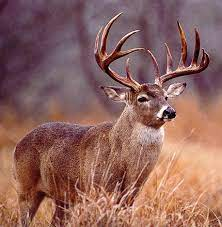
#> input picture dataset/train/buck/download-1.jpg, 222 x 227 px, found by its file name
$ jupyter execute --allow-errors _4_Ethan_Lewin_Copy_of_Hahn_Stats_2023_Lab_4.ipynb
#> lines starting #> are read from the running program, lines starting #| are printed output that depends on the picture
<a href="https://colab.research.google.com/github/elewin2022/Data_Sci/blob/main/_4_Ethan_Lewin_Copy_of_Hahn_Stats_2023_Lab_4.ipynb" target="_parent"></a>

# Stats Notebook Lab #4

[cell 1]
import numpy as np #importing numpy and matplotlib
import matplotlib.pyplot as plt

[cell 2]
x = np.array([1,2,3,4]) #scores, numbers, data, learn to make an average formula

[cell 3]
# population

[cell 4]
np.sum(x)

[cell 5]
x.shape[0]

[cell 6]
np.sum(x)/x.shape[0]

[cell 7]
def mean(x): #define new verbs / function to average these MEAN
    return np.sum(x)/x.shape[0] #add things up and divide by how many things we have, x is the vector for a set of numbers, np.sum adds up that vector, and then we use shape will give us how many numbers we have in our list [0]

[cell 8]
mean(x)

[cell 9]
x

[cell 10]
x - mean(x)

[cell 11]
(x - mean(x))**2

#> (a cell that did not finish here is left out)

[cell 13]
def std(x): #STANDARD DEVIATION, square root of that, standard deviation is the squar
    return np.sqrt(var(x)) #then we want to find the average of that, take square root to make sure measurements all come out the same

[cell 14]
mean(x) #average

#> (a cell that did not finish here is left out)

#> (a cell that did not finish here is left out)

### Random Number Generator

$y=mx+b$

[cell 17]
m = 75                 # multiplier #going to spit out numbers that are unpredictable, going to make them one at a time, create a recipe that makes numbers coming out very unpredictable, m and b for y=mx+b
b = 74                 # increment
n = 65537              # modulus

[cell 18]
x = 58      # seed value #starting location, first guess of first random number

[cell 19]
X = np.zeros(50000,) #want to store them in list, new array of all zeros and call that capital X

[cell 20]
x = (m * x + b) % n #take input x and multiple it by m, add b, and divide and by n and keep remiander, the percent symbol is a math operator, does division but only keeps remainder, plug in 123456 and run next line and it's going to mix it in

#> (a cell that did not finish here is left out)

[cell 22]
X

[cell 23]
X /= np.max(X) #we've made a machine, pick a number any number between 0-1 like a fare carnival game

[cell 24]
plt.plot(X[:100],'.') #run plot, see dots scattered around, not obvious, vertical scale of graph goes from 0-1, when we divide by the max greatest number is 1, Capital X[], if change to 100 you will see lots of dots all over

#> (a cell that did not finish here is left out)

#> (a cell that did not finish here is left out)

[cell 27]
X #just to see what random numbers look like, homemade equation that made us random numbers, start with 123456 and then starts making random numbers

[cell 28]
X #just to see what random numbers look like, homemade equation that made us random numbers, start with 123456 and then starts making random numbers

[cell 29]
X #just to see what random numbers look like, homemade equation that made us random numbers, start with 123456 and then starts making random numbers

### Random Numbers

[cell 30]
X = np.random.random(50000,)

[cell 31]
X

[cell 32]
plt.hist(X,100);
#> figure, not shown here; tallest bar 550 high, from x = 0.77 to 0.78

[cell 33]
np.random.random()

[cell 34]
r = np.random.random()

[cell 35]
r

[cell 36]
r = np.random.randint(1,10)

[cell 37]
r

[cell 38]
r = np.random.randint(0,3,size=(1)) #random integer number generator, tool that will give us a random integer (rock paper scizzors game)

[cell 39]
r[0]

[cell 40]
game = ['rock', 'paper', 'scissors']

[cell 41]
game[r[0]]

[cell 42]
p1 = np.random.randint(0,3,size=(1))[0]
p2 = np.random.randint(0,3,size=(1))[0]

[cell 43]
p1,p2

[cell 44]
p1 = np.random.randint(0,3,size=(1))[0]
p2 = np.random.randint(0,3,size=(1))[0]
game[p1],game[p2]

[cell 45]
import numpy as np

[cell 46]
np.random.randn()

[cell 47]
numbers  = np.random.randn(2,4)

[cell 48]
numbers.shape

[cell 49]
numbers = numbers.reshape(-1)

[cell 50]
numbers.shape

[cell 51]
# numbers= np.array([1,2,2,3,3,3,4,4,4,4])

[cell 52]
numbers = np.random.randn(100000,)

[cell 53]
numbers.shape

[cell 54]
plt.hist(numbers,100);
#> figure, not shown here; tallest bar 3396 high, from x = -0.0354 to 0.0489

[cell 55]
numbers = np.random.rand(1000000,)

[cell 56]
plt.hist(numbers,100);
#> figure, not shown here; tallest bar 10269 high, from x = 0.38 to 0.39

[cell 57]
np.random.seed(12345)
data = np.random.randn(2, 100) #this gives a random distribution of numbers

plt.figure(1, figsize=(9, 9))


plt.subplot(2,2,1)
plt.hist(data[0])

plt.subplot(2,2,2)
plt.scatter(data[0], data[1])

plt.subplot(2,2,3)
plt.plot(data[0], data[1])

plt.subplot(2,2,4)
plt.hist2d(data[0], data[1])

plt.show()
#> figure, not shown here; panel 1: tallest bar 27 high, from x = -0.123 to 0.439

Normal Dist Data

[cell 58]
x = 50*np.random.randn(10000) + 10 #this distribution is easy to move around, could add +10 (peaks at ten), if no +10 it's centered at zero

[cell 59]
plt.hist(x); #used to model things in nature
#> figure, not shown here; tallest bar 2808 high, from x = -23.81 to 14.55

[cell 60]
x = 2*np.random.rand(1000,) -1 #range goes up by a factor of 2, if multiplied by 200 range would be 0 to 200

[cell 61]
plt.hist(x**2);
#> figure, not shown here; tallest bar 299 high, from x = 7.09e-07 to 0.0999

[cell 62]
mu = 100  # mean of distribution
sigma = 15  # standard deviation of distribution
x = mu + sigma * np.random.randn(10000)

[cell 63]
n,bins,patches = plt.hist(x)
#> figure, not shown here; tallest bar 2837 high, from x = 91.99 to 103.1

[cell 64]
bins

[cell 65]
y = ((1 / (np.sqrt(2 * np.pi) * sigma)) * np.exp(-0.5 * (1 / sigma * (bins - mu))**2))
plt.plot(y)
#> figure, not shown here; curve peaks at x = 5, y = 0.026

[cell 66]
num_bins = 50 #probability distribution function, curve along outside is a probability distribution function, chance of getting ten is just not going to happen
n,bins,patches = plt.hist(x, num_bins, density=1) #bell curve is an actual shape in nature like a circle or square
y = ((1 / (np.sqrt(2 * np.pi) * sigma)) * np.exp(-0.5 * (1 / sigma * (bins - mu))**2))
plt.plot(bins,y)
#> figure, not shown here; tallest bar 0.0273 high, from x = 100.9 to 103.1; curve peaks at x = 100.9, y = 0.0266

[cell 67]
#orange line as theory, blue line is experimental data

[cell 68]
def mean(x):
    return np.sum(x)/x.shape[0]

[cell 69]
def var(x):
    return mean((x - mean(x))**2)

[cell 70]
def std(x):
    return np.sqrt(var(x))

[cell 71]
mean(x)

[cell 72]
std(x)

# Normal Random Number Generator

[cell 73]
#CDF PDF

[cell 74]
x = np.linspace(-10,10,100)
y = 2.71**(-x**2)
plt.plot(x,y) #and then plot those versus each other
#> figure, not shown here; curve peaks at x = -0.101, y = 0.99

$e^{-x^2}$

[cell 75]
def normal_pdf(x,mu,sigma):

  return (1/(np.sqrt(2*np.pi*sigma**2)))*np.exp((-(x-mu)**2)/(2*sigma**2))

[cell 76]
x = np.linspace(-6,6,1000)

[cell 77]
mu = 0

[cell 78]
sigma = 1

[cell 79]
pdf = normal_pdf(x,mu,sigma) #Use Normal for demo, replace with custom function pdf

[cell 80]
plt.plot(x,pdf,'.')
#> (the rest of this cell did not finish here and is left out)

[cell 81]
def partial_sums(x):

  y = np.zeros(x.shape)

  for n in range(x.shape[0]):

    y[n] = np.sum(x[0:n])

  y = y / np.max(y)

  return y

[cell 82]
cdf = partial_sums(pdf)

[cell 83]
plt.plot(x,cdf,'.');
#> figure, not shown here; curve peaks at x = 6, y = 1

[cell 84]
d_cdf = cdf[1:] - cdf[0:-1] #Demo to show that the diff of the cdf gives you back the pdf
plt.plot(x[1:],d_cdf,'.');  #Not required for sampling
#> figure, not shown here; curve peaks at x = 0.00601, y = 0.00479

[cell 85]
plt.plot(cdf,x,'.');
#> figure, not shown here; curve peaks at x = 1, y = 6

[cell 86]
def find_nearest(array, value):

  idx = np.argmin(np.abs(array - value))

  return idx

[cell 87]
find_nearest(cdf, 0.1)

[cell 88]
x[393]

[cell 89]
xr = np.random.random((10000,))

[cell 90]
w = np.zeros(xr.shape[0])

for i in range(xr.shape[0]):

  w[i] = x[find_nearest(cdf, xr[i])]

[cell 91]
w.shape

[cell 92]
plt.hist(w,50);
#> figure, not shown here; tallest bar 624 high, from x = -0.338 to -0.186

[cell 93]
num_bins = 50
n,bins,patches = plt.hist(w, num_bins, density=1)
y = ((1 / (np.sqrt(2 * np.pi) * sigma)) * np.exp(-0.5 * (1 / sigma * (bins - mu))**2))
plt.plot(bins,y)
#> figure, not shown here; tallest bar 0.41 high, from x = -0.338 to -0.186; curve peaks at x = -0.0339, y = 0.399

# Random Color

[cell 94]
import numpy as np
import matplotlib.pyplot as plt

[cell 95]
z = np.random.randint(0,255,size=(1,1,3))

[cell 96]
z

[cell 97]
z = np.random.randint(0,255,size=(10,10,3))

[cell 98]
plt.imshow(z) #images have a height, width, and color depth

[cell 99]
z = np.zeros((10,10,3))

[cell 100]
z.shape

[cell 101]
plt.imshow(z) #if make them all zeros, it's an empty image

[cell 102]
z = 0*np.ones((10,10,3))

[cell 103]
plt.imshow(z)

[cell 104]
z = 255*np.ones((10,10,3))

[cell 105]
plt.imshow(z) #255 is brightest, nothing there

[cell 106]
z = np.ones((10,10,3))

z[:,:,0] = 1 #:,:, most important thing, 0 here is first piece of paper
z[:,:,1] = 0
z[:,:,2] = 0

plt.imshow(z)

[cell 107]
z = np.ones((10,10,3))

z[:,:,0] = 0
z[:,:,1] = 1
z[:,:,2] = 0

plt.imshow(z)

[cell 108]
z = np.ones((10,10,3))

z[:,:,0] = 0
z[:,:,1] = 0
z[:,:,2] = 1

plt.imshow(z)

[cell 109]
plt.hist(np.random.randn(1000,)/6 + 1/2)
#> figure, not shown here; tallest bar 271 high, from x = 0.455 to 0.573

[cell 110]
for _ in range(100):
    z = np.ones((10,10,3))

    r = np.random.randn()/6 + 1/2 #r = red, g = green, b = blue
    g = np.random.randn()/6 + 1/2
    b = np.random.randn()/6 + 1/2

    print(r,g,b)

    z[:,:,0] = r
    z[:,:,1] = g
    z[:,:,2] = b

    plt.imshow(z);

[cell 111]
for i in range(100):

    z = np.ones((10,10,3))

    r = np.random.rand()
    g = np.random.rand()
    b = np.random.rand()

    print(r,g,b)

    z[:,:,0] = r
    z[:,:,1] = g
    z[:,:,2] = b

    plt.imshow(z);
    plt.show()

[cell 112]
z1 = np.ones((10,10,3))
z1[:,:,0] = np.random.rand()
z1[:,:,1] = np.random.rand()
z1[:,:,2] = np.random.rand()

z2 = np.ones((10,10,3))
z2[:,:,0] = np.random.rand()
z2[:,:,1] = np.random.rand()
z2[:,:,2] = np.random.rand()

zavg = (z1+z2)/2

z1a = (z1+zavg)/2
z2a = (z2+zavg)/2

z3 = np.hstack((z1,z1a,zavg,z2a,z2))

plt.imshow(z3);
plt.show()
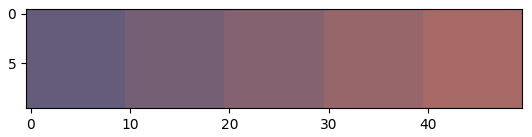
#> figure drawn by matplotlib, 1 panel

[cell 113]
for i in range(100):

    z1 = np.ones((10,10,3))
    z1[:,:,0] = np.random.rand()
    z1[:,:,1] = np.random.rand()
    z1[:,:,2] = np.random.rand()

    z2 = np.ones((10,10,3))
    z2[:,:,0] = np.random.rand()
    z2[:,:,1] = np.random.rand()
    z2[:,:,2] = np.random.rand()

    zavg = (z1+z2)/2

    z1a = (z1+zavg)/2
    z2a = (z2+zavg)/2

    z3 = np.hstack((z1,z1a,zavg,z2a,z2))

    plt.imshow(z3);
    plt.show()
#> this loop made 100 passes
#> pass 1, `plt.show()`:
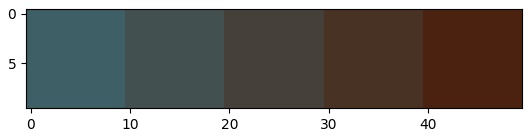
#> figure drawn by matplotlib, 1 panel

[cell 114]
for i in range(100):

    z1 = np.ones((10,10,3))
    z2 = np.ones((10,10,3))

    r = np.random.rand()
    g = np.random.rand()
    b = np.random.rand()

    z1[:,:,0] = r
    z1[:,:,1] = g
    z1[:,:,2] = b

    z2[:,:,0] = 1-r
    z2[:,:,1] = 1-g
    z2[:,:,2] = 1-b

    z3 = np.hstack((z1,z2))

    plt.imshow(z3);
    plt.show()
#> this loop made 100 passes
#> pass 1, `plt.show()`:
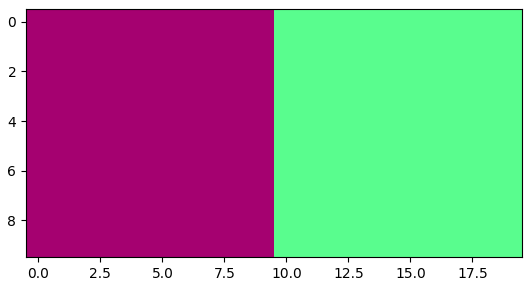
#> figure drawn by matplotlib, 1 panel
#> pass 2, `plt.show()`:
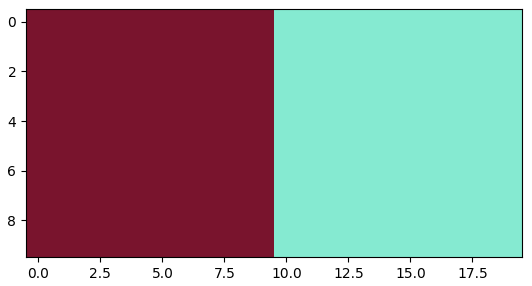
#> figure drawn by matplotlib, 1 panel

https://lospec.com/palette-list

[cell 115]
import numpy as np
import matplotlib.pyplot as plt
import matplotlib.colors as mcolors
import matplotlib
import imageio
from PIL import Image

def get_colors_lospec(url):
    im = imageio.imread(url)
    rgb_list = (im/255)[0,:,0:3]
    float_list = list(np.linspace(0,1,len(rgb_list)))
    cdict = dict()
    for num, col in enumerate(['red', 'green', 'blue']):
        col_list = [[float_list[i], rgb_list[i][num], rgb_list[i][num]] for i in range(len(float_list))]
        cdict[col] = col_list
    cmp = mcolors.LinearSegmentedColormap('my_cmp', segmentdata=cdict, N=256)
    return cmp

[cell 116]
url = 'https://lospec.com/palette-list/agb-32x.png'

[cell 117]
url = 'https://lospec.com/palette-list/agb-1x.png'

[cell 118]
url = 'https://lospec.com/palette-list/moondrom-1x.png'

#> (a cell that did not finish here is left out)

#> (a cell that did not finish here is left out)

[cell 121]
z = np.random.randint(0,255,size=(10,10))

[cell 122]
plt.imshow(z, cmap=get_colors_lospec(url))
#> (the call stopped at in get_colors_lospec, `im = imageio.imread(url)`: the network is not available in this run)
#> (the rest of this cell did not finish here and is left out)

[cell 123]
x, y = np.mgrid[-5:5:0.05, -5:5:0.05]
z = np.sqrt(x**2 + y**2)

plt.imshow(z, cmap=get_colors_lospec(url));
#> (the call stopped at in get_colors_lospec, `im = imageio.imread(url)`: the network is not available in this run)
plt.show()

[cell 124]
x, y = np.mgrid[-5:5:0.05, -5:5:0.05]
z = np.sin(3*y)

plt.imshow(z, cmap=get_colors_lospec(url));
#> (the call stopped at in get_colors_lospec, `im = imageio.imread(url)`: the network is not available in this run)
plt.show()

[cell 125]
x, y = np.mgrid[-5:5:0.05, -5:5:0.05]
z = np.sin(3*y)*np.sin(3*x)

plt.imshow(z, cmap=get_colors_lospec(url));
#> (the call stopped at in get_colors_lospec, `im = imageio.imread(url)`: the network is not available in this run)
plt.show()

[cell 126]
import matplotlib.pyplot as plt
from skimage.io import imread #bring in command I am read (imread)
from skimage.transform import resize

[cell 127]
url = 'https://raw.githubusercontent.com/elewin2022/Data_Sci/main/dataset/train/buck/download-1.jpg' #click on jpg link in github, hit download, open image in new tab, copy link and that link with your name in it is your url

[cell 128]
im = imread(url) #go to the internet, get me that image, and refer to it as "im" and "im" could be my image or buck
#> im is the input picture: shape (227, 222, 3); mean R, G, B 142.9, 101.4, 94.8

[cell 129]
im.shape #like a rubics cube, 3 cubes deep, a lot of cubes going that way
#> Out = (227, 222, 3)

[cell 130]
plt.figure(figsize=(20,10))
plt.imshow(im);
plt.axis('off');

[cell 131]
im = imread(url) #go to the internet, get me that image, and refer to it as "im" and "im" could be my image or buck

[cell 132]
im = imread(url) #go to the internet, get me that image, and refer to it as "im" and "im" could be my image or buck

[cell 133]
im #this is the little bits for the image, the pixels

[cell 134]
im_flattened = im.reshape(-1)

[cell 135]
im_flattened

[cell 136]
plt.plot(im_flattened)
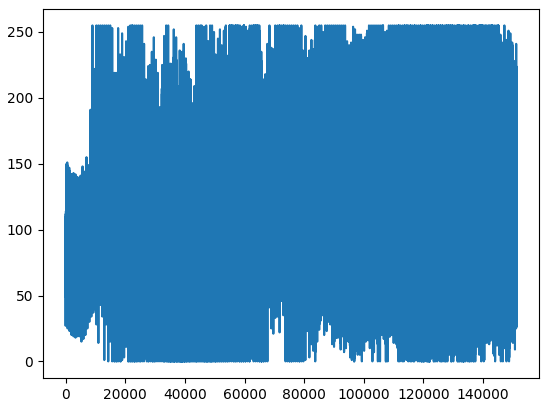
#> figure drawn by matplotlib, 1 panel; curve peaks at x = 9018, y = 255

[cell 137]
im_flattened = im.reshape(-1)

[cell 138]
im_flattened

[cell 139]
plt.plot(im_flattened)

[cell 140]
plt.imshow(im);

[cell 141]
im.shape #rows, columns, color chanels in #)
#> Out = (227, 222, 3)

[cell 142]
plt.imshow(im[:,:,0], cmap='gray') #black and white image
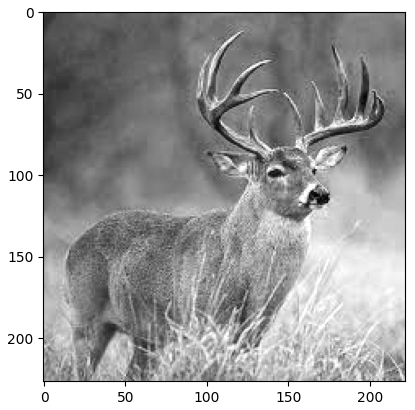
#> figure drawn by matplotlib, 1 panel

[cell 143]
im.shape
#> Out = (227, 222, 3)

[cell 144]
plt.imshow(im[0:50,:,:]) #shows only first 50 rows

[cell 145]
plt.imshow(im[10:50,100:200,:]) #cropping this image by only telling it to show the rows and columns we want to see
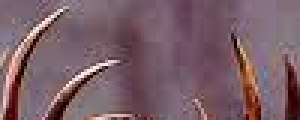
#> shown: shape (40, 100, 3) (shown 3 times larger); mean R, G, B 121.5, 94.6, 103.1

[cell 146]
plt.imshow(im[:,100:200,:]) #how to set numbers to zoom in on certain part
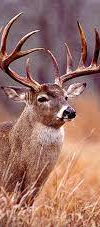
#> shown: shape (227, 100, 3); mean R, G, B 157.3, 114.3, 104.2

[cell 147]
#0 means no light entered square, 255 means maximum light entered square (pixel)

[cell 148]
plt.imshow(im)

[cell 149]
plt.imshow(im[:,150:250,:])
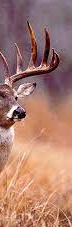
#> shown: shape (227, 72, 3); mean R, G, B 168.9, 124.2, 111.5

[cell 150]
plt.imshow(im[50:150,100:250,:])
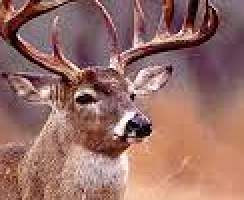
#> shown: shape (100, 122, 3) (shown 2 times larger); mean R, G, B 151.6, 109.9, 102.8

$ run again, with dataset/train/buck/download-2.jpg copied over dataset/train/buck/download-1.jpg
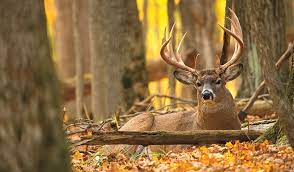
#> input picture dataset/train/buck/download-2.jpg, 294 x 172 px, found by its file name
#> im is the input picture: shape (172, 294, 3); mean R, G, B 140.2, 109.2, 65.5
#> `[cell 150] plt.imshow(im[50:150,100:250,:])`:
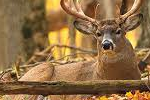
#> shown: shape (100, 150, 3); mean R, G, B 143, 109.4, 68.8
